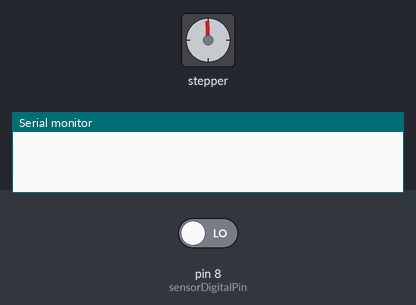
The sketch below on a simulated Arduino Uno, built with avr-gcc and run on an emulated ATmega328P. Shown: stepper motor, the last lines printed to the serial monitor. Wiring (inferred from the names in the program): stepper motor driver (200 steps per turn assumed): step pin 10; direction pin 9; enable pin 11. The inputs (shaded band) are chosen by the test bench; at power-on: pin 8 (sensorDigitalPin) LOW.

Above: at 1.1 s.
At 3.6 s:
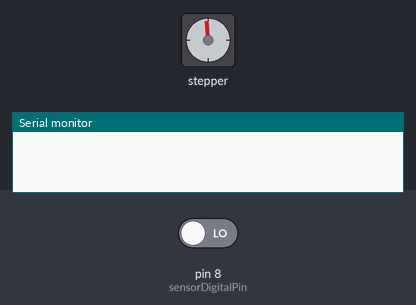
3.7 s: pin 8 (sensorDigitalPin) driven HIGH
At 4.7 s:
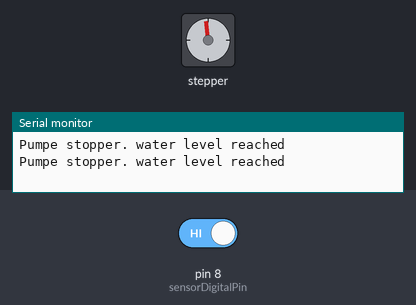
Timing chart, 0 to 6.7 s (numbered marks = the images above; inputs shaded):
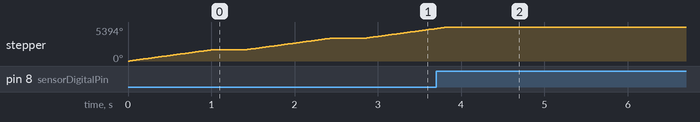

The sketch:

bevegmotor_opp.ino
```cpp
const int dirPin = 9;
const int stepPin = 10;
const int enPin = 11;
const int sensorDigitalPin = 8 ;
void setup() {
    pinMode(stepPin,OUTPUT);//output fordi de skal styre motoren
    pinMode(dirPin,OUTPUT);// output fordi de skal styre motoren
    pinMode(enPin,OUTPUT);//output fordi de skal styre motoren
    pinMode(sensorDigitalPin,INPUT);// input fordi den skal lese verdier fra nærhetssensor
    digitalWrite(enPin, LOW); // motor er aktivt
    Serial.begin(9600);
    ;
}

void loop() {
  int sensorValue = digitalRead(sensorDigitalPin);// les sensorverdien
  if(sensorValue == HIGH){
    digitalWrite(enPin, HIGH); // stop motoren
    Serial.println("Pumpe stopper. water level reached");
  } else {
  // fortsatt å kjøre pumpen hvis vannivået ikke er nådd
  // kode for å kjøre motoren


   for(int x = 1; x<1000; x++){
      digitalWrite(dirPin,HIGH);
      digitalWrite(stepPin,HIGH);
      delayMicroseconds(500);
      digitalWrite(stepPin,LOW);
      delayMicroseconds(500);
    }

  }

     /*for(int x = 1; x<1000; x++){
      digitalWrite(dirPin,LOW);
      digitalWrite(stepPin,HIGH);
      delayMicroseconds(500);
      digitalWrite(stepPin,LOW);
      delayMicroseconds(500);

    }*/

  delay(400);
  }
```

Measured:
- after the input at 3.7 s, stepper: goes on until 3.8 s, then stays 5394°
- by itself, stepper: turns 1798° clockwise in 0.99 s, then 1798° clockwise in 1.0 s, then 1550° clockwise in 0.87 s
